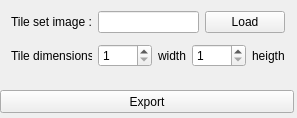
<?xml version="1.0" encoding="UTF-8"?>
<ui version="4.0">
 <class>MainWidget</class>
 <widget class="QWidget" name="MainWidget">
  <property name="geometry">
   <rect>
    <x>0</x>
    <y>0</y>
    <width>297</width>
    <height>118</height>
   </rect>
  </property>
  <property name="windowTitle">
   <string>MainWidget</string>
  </property>
  <widget class="QWidget" name="verticalLayoutWidget">
   <property name="geometry">
    <rect>
     <x>0</x>
     <y>0</y>
     <width>296</width>
     <height>84</height>
    </rect>
   </property>
   <layout class="QVBoxLayout" name="verticalLayout">
    <item>
     <layout class="QHBoxLayout" name="horizontalLayout">
      <item>
       <widget class="QLabel" name="tilesetlbl">
        <property name="text">
         <string>Tile set image :</string>
        </property>
       </widget>
      </item>
      <item>
       <widget class="QLineEdit" name="tilesetle">
        <property name="readOnly">
         <bool>true</bool>
        </property>
       </widget>
      </item>
      <item>
       <widget class="QPushButton" name="tilesetbtn">
        <property name="text">
         <string>Load</string>
        </property>
       </widget>
      </item>
     </layout>
    </item>
    <item>
     <layout class="QHBoxLayout" name="horizontalLayout_3">
      <item>
       <widget class="QLabel" name="dimlbl">
        <property name="text">
         <string>Tile dimensions :</string>
        </property>
       </widget>
      </item>
      <item>
       <widget class="QSpinBox" name="wsb">
        <property name="minimum">
         <number>1</number>
        </property>
        <property name="maximum">
         <number>1000</number>
        </property>
       </widget>
      </item>
      <item>
       <widget class="QLabel" name="wlbl">
        <property name="text">
         <string>width</string>
        </property>
       </widget>
      </item>
      <item>
       <widget class="QSpinBox" name="hsb">
        <property name="minimum">
         <number>1</number>
        </property>
        <property name="maximum">
         <number>1000</number>
        </property>
       </widget>
      </item>
      <item>
       <widget class="QLabel" name="hlbl">
        <property name="text">
         <string>heigth</string>
        </property>
       </widget>
      </item>
     </layout>
    </item>
   </layout>
  </widget>
  <widget class="QPushButton" name="exportbtn">
   <property name="geometry">
    <rect>
     <x>0</x>
     <y>90</y>
     <width>294</width>
     <height>23</height>
    </rect>
   </property>
   <property name="text">
    <string>Export</string>
   </property>
  </widget>
 </widget>
 <layoutdefault spacing="6" margin="11"/>
 <resources/>
 <connections/>
</ui>
